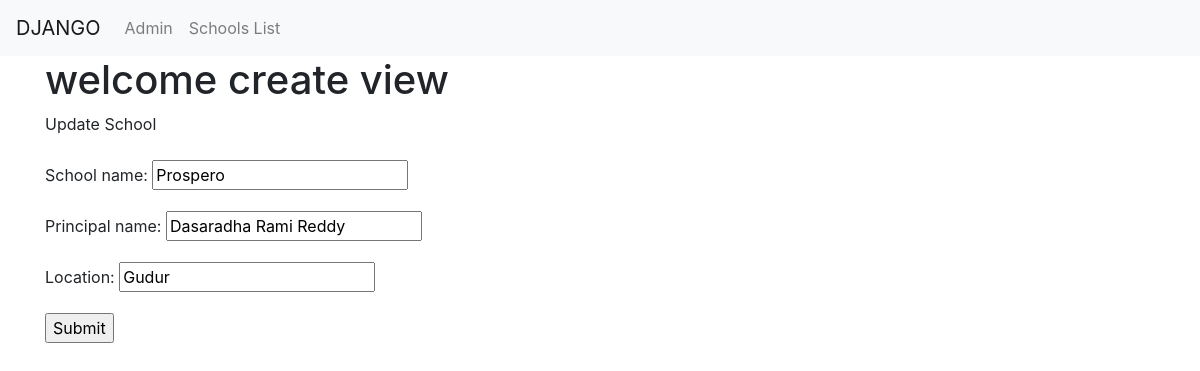
Screenshot of /first_app/update_view/2/ with the database file from the repository.
### first_app/models.py (models this page shows, shortened)
class Schools(models.Model):
    school_name = models.CharField(max_length=256)
    principal_name = models.CharField(max_length=256)
    location = models.CharField(max_length=256)

### first_app/views.py (the view)
# urls.py: url(r'^update_view/(?P<pk>\d+)/$', views.SchoolUpdateView.as_view(),name='update_view'),
class SchoolUpdateView(UpdateView):
    fields = ('school_name','principal_name','location')
    model = models.Schools

### first_app/templates/first_app/schools_form.html (shortened to what this page needs)
{% extends "first_app/basic_app_base.html" %}
{% block html_block%}
	<h1>welcome create view</h1>
	{%if not form.instance.pk%}
		Create School
	{%else%}
		Update School
	{% endif %}
	<br><br>
	<form method="POST">
		{{ form.as_p }}
		<input type="submit" name="Submit">
	</form>
{% endblock %}

### rows the page displays
Schools: school_name "Prospero", principal_name "Dasaradha Rami Reddy", location "Gudur"
